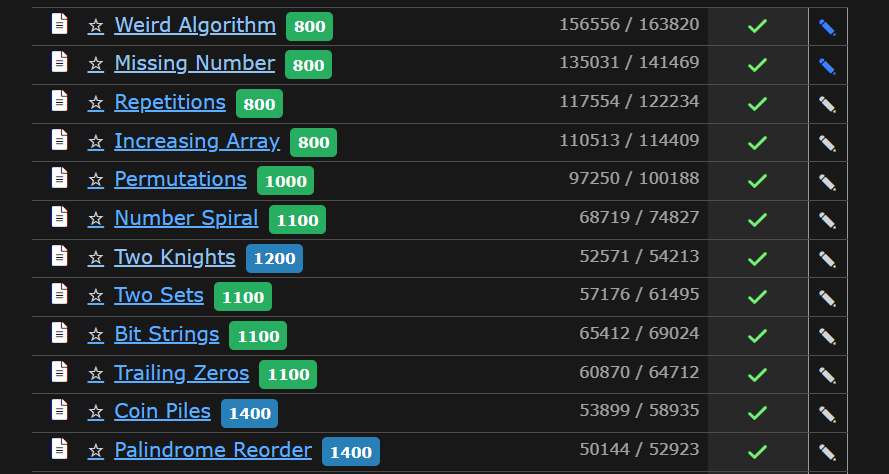
#> input picture ScreenShots/rated_problems_and_star.png, 889 x 474 px; its folder holds only this picture in this run
$ python resize_screenshots.py
#> lines starting #> are read from the running program, lines starting #| are printed output that depends on the picture
import os
from PIL import Image, ImageOps

def resize_for_store():
    # Microsoft Store Requirement
    TARGET_SIZE = (1280, 800)

    # CSES Dark Theme Background Color (to fill empty space)
    BG_COLOR = (24, 26, 27) # #181a1b

    # Find all PNGs in the current folder
    files = [f for f in os.listdir('.') if f.lower().endswith('.png')]

    # Create a 'ready_for_store' folder so we don't overwrite originals
    if not os.path.exists('ready_for_store'):
        os.makedirs('ready_for_store')

    print(f"found {len(files)} PNG images. Processing...")

    for filename in files:
        if filename.startswith("processed_"): continue # Skip already processed ones

        try:
            with Image.open(filename) as img:
                # Convert to RGB to ensure compatibility
#> img is the input picture: PIL image 889x474 RGBA; mean R, G, B, A 36.1, 43.1, 43.6, 255
                if img.mode != 'RGB':
                    img = img.convert('RGB')
#> img: PIL image 889x474 RGB

                # Logic: Resize the image to FIT inside 1280x800 without stretching.
                # Then paste it onto a centered background.

                # 1. Create the blank canvas
                new_img = Image.new("RGB", TARGET_SIZE, BG_COLOR)

                # 2. Resize original image to fit (preserving aspect ratio)
                img.thumbnail(TARGET_SIZE, Image.Resampling.LANCZOS)

                # 3. Calculate position to center it
                x_offset = (TARGET_SIZE[0] - img.width) // 2
#> x_offset = 195
                y_offset = (TARGET_SIZE[1] - img.height) // 2
#> y_offset = 163

                # 4. Paste
                new_img.paste(img, (x_offset, y_offset))
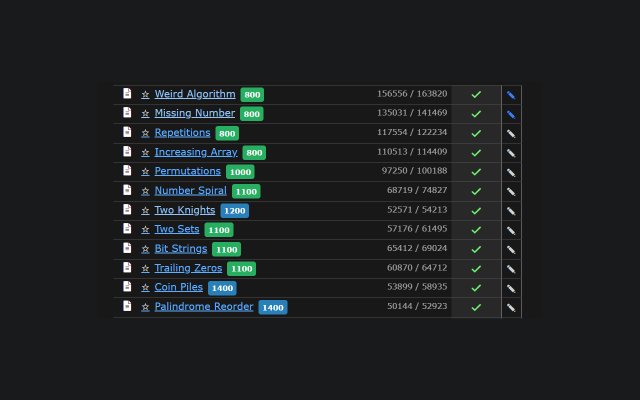
#> new_img: PIL image 1280x800 RGB (shown at 1/2 size); mean R, G, B 29, 33, 33.8

                # 5. Save
                save_path = os.path.join('ready_for_store', filename)
                new_img.save(save_path)
                print(f"✅ Fixed: {filename} -> {save_path}")

        except Exception as e:
            print(f"❌ Error processing {filename}: {e}")

if __name__ == "__main__":
    resize_for_store()

$ run again, on ScreenShots/timer_and_latex_support.png
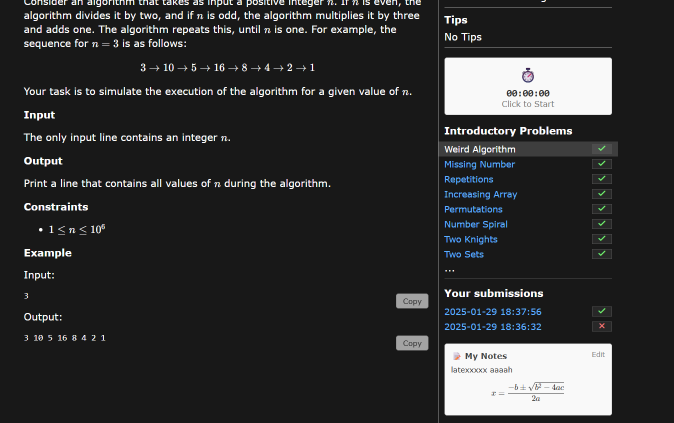
#> input picture ScreenShots/timer_and_latex_support.png, 1347 x 845 px (shown at 1/2 size)
#> in resize_for_store, img is the input picture: PIL image 1347x845 RGBA; mean R, G, B, A 48.1, 48.6, 49.1, 255
#> in resize_for_store, `img.thumbnail(TARGET_SIZE, Image.Resampling.LANCZOS)`:
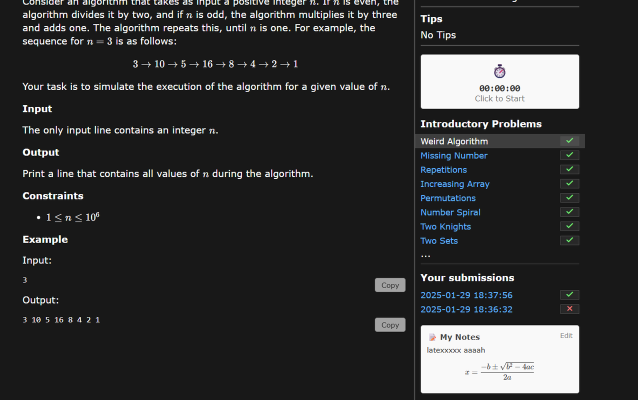
#> img: PIL image 1275x800 RGB (shown at 1/2 size); mean R, G, B 47.9, 48.4, 48.9
#> in resize_for_store, `new_img.paste(img, (x_offset, y_offset))`:
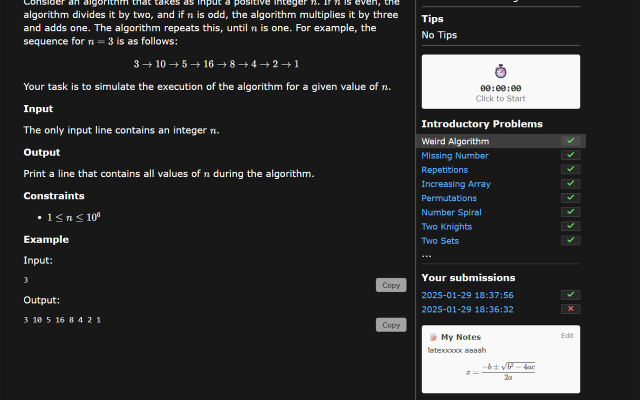
#> new_img: PIL image 1280x800 RGB (shown at 1/2 size); mean R, G, B 47.9, 48.4, 48.8

$ run again, on ScreenShots/solve_counts.png
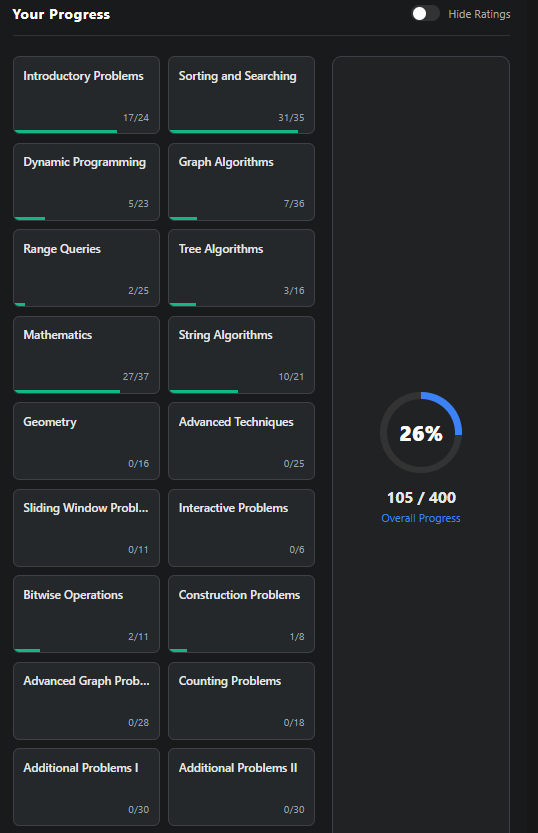
#> input picture ScreenShots/solve_counts.png, 538 x 833 px
#> in resize_for_store, img is the input picture: PIL image 538x833 RGBA; mean R, G, B, A 37, 40.1, 41.9, 255
#> in resize_for_store, `new_img.paste(img, (x_offset, y_offset))`:
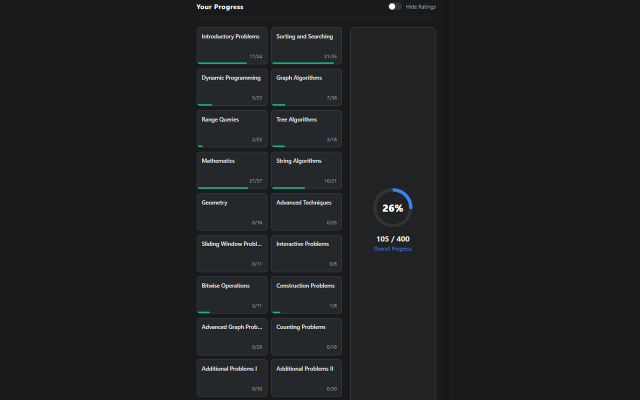
#> new_img: PIL image 1280x800 RGB (shown at 1/2 size); mean R, G, B 29.3, 31.7, 33

$ run again, on ScreenShots/speedrun_and_save_data.png
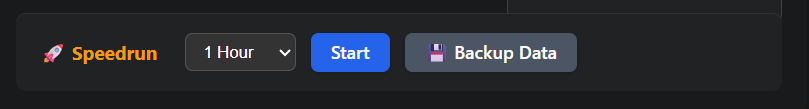
#> input picture ScreenShots/speedrun_and_save_data.png, 809 x 109 px
#> in resize_for_store, img is the input picture: PIL image 809x109 RGBA; mean R, G, B, A 38.4, 41.9, 47.9, 255
#> img: PIL image 809x109 RGB
#> in resize_for_store, `new_img.paste(img, (x_offset, y_offset))`:
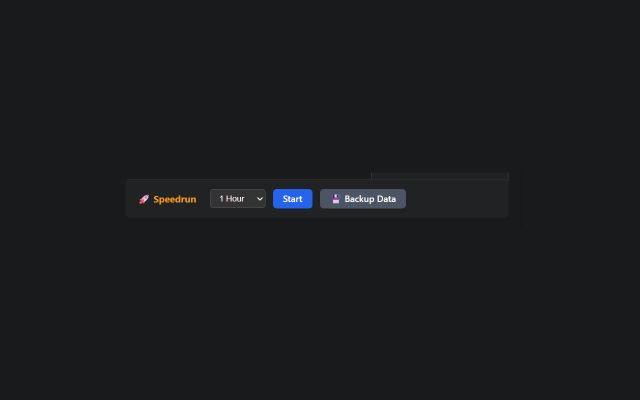
#> new_img: PIL image 1280x800 RGB (shown at 1/2 size); mean R, G, B 25.2, 27.4, 28.8
